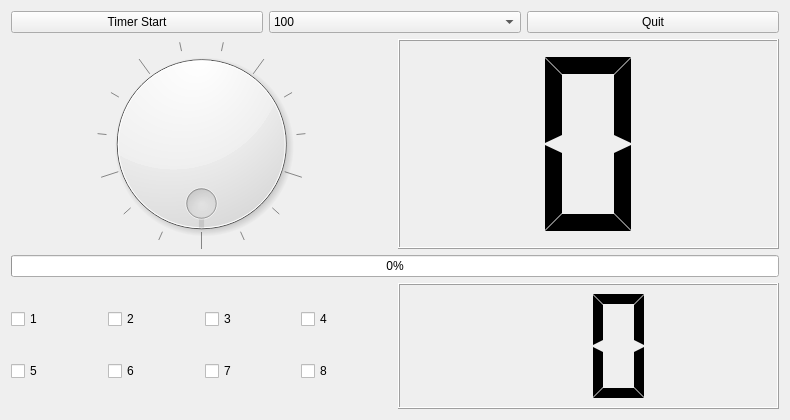
<?xml version="1.0" encoding="UTF-8"?>
<ui version="4.0">
 <class>LedkeyWidget</class>
 <widget class="QWidget" name="LedkeyWidget">
  <property name="geometry">
   <rect>
    <x>0</x>
    <y>0</y>
    <width>790</width>
    <height>420</height>
   </rect>
  </property>
  <property name="windowTitle">
   <string>LedkeyWidget</string>
  </property>
  <layout class="QVBoxLayout" name="verticalLayout_4">
   <item>
    <layout class="QVBoxLayout" name="verticalLayout_3" stretch="1,5,1,3">
     <item>
      <layout class="QHBoxLayout" name="horizontalLayout">
       <item>
        <widget class="QPushButton" name="pPBtimerStart">
         <property name="text">
          <string>Timer Start</string>
         </property>
         <property name="checkable">
          <bool>true</bool>
         </property>
        </widget>
       </item>
       <item>
        <widget class="QComboBox" name="pCBtimerValue">
         <item>
          <property name="text">
           <string>100</string>
          </property>
         </item>
         <item>
          <property name="text">
           <string>500</string>
          </property>
         </item>
         <item>
          <property name="text">
           <string>1000</string>
          </property>
         </item>
         <item>
          <property name="text">
           <string>2000</string>
          </property>
         </item>
        </widget>
       </item>
       <item>
        <widget class="QPushButton" name="pPBappQuit">
         <property name="text">
          <string>Quit</string>
         </property>
        </widget>
       </item>
      </layout>
     </item>
     <item>
      <layout class="QHBoxLayout" name="horizontalLayout_2">
       <item>
        <widget class="QDial" name="pDialLed">
         <property name="maximum">
          <number>15</number>
         </property>
         <property name="pageStep">
          <number>3</number>
         </property>
         <property name="wrapping">
          <bool>true</bool>
         </property>
         <property name="notchesVisible">
          <bool>true</bool>
         </property>
        </widget>
       </item>
       <item>
        <widget class="QLCDNumber" name="pLcdNumberLed">
         <property name="digitCount">
          <number>1</number>
         </property>
         <property name="mode">
          <enum>QLCDNumber::Hex</enum>
         </property>
         <property name="segmentStyle">
          <enum>QLCDNumber::Flat</enum>
         </property>
        </widget>
       </item>
      </layout>
     </item>
     <item>
      <layout class="QHBoxLayout" name="horizontalLayout_3">
       <item>
        <widget class="QProgressBar" name="pProgressBarLed">
         <property name="maximum">
          <number>15</number>
         </property>
         <property name="value">
          <number>0</number>
         </property>
        </widget>
       </item>
      </layout>
     </item>
     <item>
      <layout class="QHBoxLayout" name="horizontalLayout_6">
       <item>
        <layout class="QVBoxLayout" name="verticalLayout">
         <item>
          <layout class="QHBoxLayout" name="horizontalLayout_4">
           <item>
            <widget class="QCheckBox" name="pCBkey1">
             <property name="text">
              <string>1</string>
             </property>
            </widget>
           </item>
           <item>
            <widget class="QCheckBox" name="pCBkey2">
             <property name="text">
              <string>2</string>
             </property>
            </widget>
           </item>
           <item>
            <widget class="QCheckBox" name="pCBkey3">
             <property name="text">
              <string>3</string>
             </property>
            </widget>
           </item>
           <item>
            <widget class="QCheckBox" name="pCBkey4">
             <property name="text">
              <string>4</string>
             </property>
            </widget>
           </item>
          </layout>
         </item>
         <item>
          <layout class="QHBoxLayout" name="horizontalLayout_5">
           <item>
            <widget class="QCheckBox" name="pCBkey5">
             <property name="text">
              <string>5</string>
             </property>
            </widget>
           </item>
           <item>
            <widget class="QCheckBox" name="pCBkey6">
             <property name="text">
              <string>6</string>
             </property>
            </widget>
           </item>
           <item>
            <widget class="QCheckBox" name="pCBkey7">
             <property name="text">
              <string>7</string>
             </property>
            </widget>
           </item>
           <item>
            <widget class="QCheckBox" name="pCBkey8">
             <property name="text">
              <string>8</string>
             </property>
            </widget>
           </item>
          </layout>
         </item>
        </layout>
       </item>
       <item>
        <layout class="QVBoxLayout" name="verticalLayout_2">
         <item>
          <widget class="QLCDNumber" name="pLcdNumberKey">
           <property name="digitCount">
            <number>2</number>
           </property>
           <property name="mode">
            <enum>QLCDNumber::Hex</enum>
           </property>
           <property name="segmentStyle">
            <enum>QLCDNumber::Flat</enum>
           </property>
          </widget>
         </item>
        </layout>
       </item>
      </layout>
     </item>
    </layout>
   </item>
  </layout>
 </widget>
 <resources/>
 <connections>
  <connection>
   <sender>pDialLed</sender>
   <signal>valueChanged(int)</signal>
   <receiver>pLcdNumberLed</receiver>
   <slot>display(int)</slot>
   <hints>
    <hint type="sourcelabel">
     <x>228</x>
     <y>149</y>
    </hint>
    <hint type="destinationlabel">
     <x>457</x>
     <y>166</y>
    </hint>
   </hints>
  </connection>
 </connections>
</ui>
